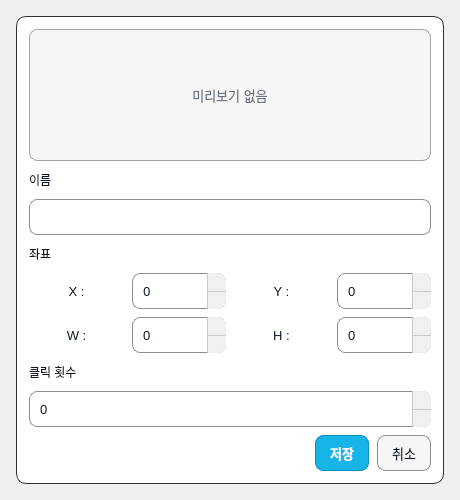
<?xml version="1.0" encoding="UTF-8"?>
<ui version="4.0">
 <class>ItemEditDialog</class>
 <widget class="QDialog" name="ItemEditDialog">
  <property name="geometry">
   <rect>
    <x>0</x>
    <y>0</y>
    <width>460</width>
    <height>500</height>
   </rect>
  </property>
  <property name="minimumSize">
   <size>
    <width>460</width>
    <height>460</height>
   </size>
  </property>
  <property name="windowTitle">
   <string>항목 수정</string>
  </property>
  <property name="styleSheet">
   <string notr="true">QDialog {
    background: #EFEFEF;
}
QFrame#card {
    background: #ffffff;
    border: 1px solid #2f2f2f;
    border-radius: 10px;
}
QLabel, QLineEdit, QSpinBox {
    color: #111827;
}
QLineEdit, QSpinBox {
    min-height: 34px;
    border-radius: 8px;
    border: 1px solid #8e8e8e;
    background: #ffffff;
    padding: 0 8px;
}
QPushButton {
    min-height: 34px;
    padding: 0 14px;
    border-radius: 8px;
    border: 1px solid #8e8e8e;
    background: #f5f5f5;
    color: #111827;
}
QPushButton:hover {
    background: #e9eef5;
    border-color: #7d8ea3;
}
QPushButton#button_save {
    background: #17b4e7;
    border-color: #0d8fbc;
    color: white;
    font-weight: 700;
}
QPushButton#button_save:hover {
    background: #0ea5e9;
    border-color: #0284c7;
}
QLabel#preview_label {
    background: #f6f6f6;
    border: 1px solid #a4a4a4;
    border-radius: 8px;
    color: #6b7280;
}
QSpinBox::up-button {
    subcontrol-origin: border;
    subcontrol-position: top right;
    width: 18px;
    background: #f0f0f0;
    border-left: 1px solid #c9c9c9;
    border-top-right-radius: 8px;
}
QSpinBox::down-button {
    subcontrol-origin: border;
    subcontrol-position: bottom right;
    width: 18px;
    background: #f0f0f0;
    border-left: 1px solid #c9c9c9;
    border-top: 1px solid #c9c9c9;
    border-bottom-right-radius: 8px;
}
QSpinBox::up-button:hover, QSpinBox::down-button:hover {
    background: #e2e8f0;
}
QSpinBox::up-arrow {
    image: url(ui/chevron-up.svg);
    width: 10px;
    height: 10px;
}
QSpinBox::down-arrow {
    image: url(ui/chevron-down.svg);
    width: 10px;
    height: 10px;
}</string>
  </property>
  <layout class="QVBoxLayout" name="rootLayout">
   <property name="leftMargin">
    <number>16</number>
   </property>
   <property name="topMargin">
    <number>16</number>
   </property>
   <property name="rightMargin">
    <number>16</number>
   </property>
   <property name="bottomMargin">
    <number>16</number>
   </property>
   <item>
    <widget class="QFrame" name="card">
     <layout class="QVBoxLayout" name="cardLayout">
      <property name="spacing">
       <number>8</number>
      </property>
      <property name="leftMargin">
       <number>12</number>
      </property>
      <property name="topMargin">
       <number>12</number>
      </property>
      <property name="rightMargin">
       <number>12</number>
      </property>
      <property name="bottomMargin">
       <number>12</number>
      </property>
      <item>
       <widget class="QLabel" name="preview_label">
       <property name="minimumSize">
        <size>
         <width>0</width>
          <height>132</height>
        </size>
       </property>
       <property name="maximumSize">
        <size>
         <width>16777215</width>
         <height>132</height>
        </size>
       </property>
        <property name="font">
         <font>
          <pointsize>10</pointsize>
         </font>
        </property>
        <property name="text">
         <string>미리보기 없음</string>
        </property>
        <property name="alignment">
         <set>Qt::AlignmentFlag::AlignCenter</set>
        </property>
       </widget>
      </item>
      <item>
       <widget class="QLabel" name="name_label">
        <property name="text">
         <string>이름</string>
        </property>
       </widget>
      </item>
      <item>
       <widget class="QLineEdit" name="line_name">
        <property name="minimumSize">
         <size>
          <width>0</width>
          <height>34</height>
         </size>
        </property>
        <property name="font">
         <font>
          <pointsize>10</pointsize>
         </font>
        </property>
       </widget>
      </item>
      <item>
       <widget class="QLabel" name="coord_title">
        <property name="text">
         <string>좌표</string>
        </property>
       </widget>
      </item>
      <item>
       <layout class="QGridLayout" name="coord_grid">
        <property name="spacing">
         <number>8</number>
        </property>
        <item row="0" column="0">
         <widget class="QLabel" name="label_x">
          <property name="sizePolicy">
           <sizepolicy hsizetype="Preferred" vsizetype="Preferred">
            <horstretch>0</horstretch>
            <verstretch>0</verstretch>
           </sizepolicy>
          </property>
          <property name="font">
           <font>
            <pointsize>10</pointsize>
           </font>
          </property>
          <property name="text">
           <string>X :</string>
          </property>
          <property name="alignment">
           <set>Qt::AlignmentFlag::AlignCenter</set>
          </property>
         </widget>
        </item>
        <item row="0" column="1">
         <widget class="QSpinBox" name="spin_x">
          <property name="sizePolicy">
           <sizepolicy hsizetype="Preferred" vsizetype="Fixed">
            <horstretch>0</horstretch>
            <verstretch>0</verstretch>
           </sizepolicy>
          </property>
          <property name="minimumSize">
           <size>
            <width>88</width>
            <height>34</height>
           </size>
          </property>
          <property name="maximumSize">
           <size>
            <width>96</width>
            <height>16777215</height>
           </size>
          </property>
          <property name="font">
           <font>
            <family>맑은 고딕</family>
            <pointsize>10</pointsize>
            <italic>false</italic>
            <bold>false</bold>
           </font>
          </property>
         </widget>
        </item>
        <item row="0" column="2">
         <widget class="QLabel" name="label_y">
          <property name="font">
           <font>
            <pointsize>10</pointsize>
           </font>
          </property>
          <property name="text">
           <string>Y :</string>
          </property>
          <property name="alignment">
           <set>Qt::AlignmentFlag::AlignCenter</set>
          </property>
         </widget>
        </item>
        <item row="0" column="3">
         <widget class="QSpinBox" name="spin_y">
          <property name="sizePolicy">
           <sizepolicy hsizetype="Preferred" vsizetype="Fixed">
            <horstretch>0</horstretch>
            <verstretch>0</verstretch>
           </sizepolicy>
          </property>
          <property name="minimumSize">
           <size>
            <width>88</width>
            <height>34</height>
           </size>
          </property>
          <property name="maximumSize">
           <size>
            <width>96</width>
            <height>16777215</height>
           </size>
          </property>
          <property name="font">
           <font>
            <pointsize>10</pointsize>
           </font>
          </property>
         </widget>
        </item>
        <item row="1" column="0">
         <widget class="QLabel" name="label_w">
          <property name="font">
           <font>
            <pointsize>10</pointsize>
           </font>
          </property>
          <property name="text">
           <string>W :</string>
          </property>
          <property name="alignment">
           <set>Qt::AlignmentFlag::AlignCenter</set>
          </property>
         </widget>
        </item>
        <item row="1" column="1">
         <widget class="QSpinBox" name="spin_w">
          <property name="sizePolicy">
           <sizepolicy hsizetype="Preferred" vsizetype="Fixed">
            <horstretch>0</horstretch>
            <verstretch>0</verstretch>
           </sizepolicy>
          </property>
          <property name="minimumSize">
           <size>
            <width>88</width>
            <height>34</height>
           </size>
          </property>
          <property name="maximumSize">
           <size>
            <width>96</width>
            <height>16777215</height>
           </size>
          </property>
          <property name="font">
           <font>
            <pointsize>10</pointsize>
           </font>
          </property>
         </widget>
        </item>
        <item row="1" column="2">
         <widget class="QLabel" name="label_h">
          <property name="font">
           <font>
            <pointsize>10</pointsize>
           </font>
          </property>
          <property name="text">
           <string>H :</string>
          </property>
          <property name="alignment">
           <set>Qt::AlignmentFlag::AlignCenter</set>
          </property>
         </widget>
        </item>
        <item row="1" column="3">
         <widget class="QSpinBox" name="spin_h">
          <property name="sizePolicy">
           <sizepolicy hsizetype="Preferred" vsizetype="Fixed">
            <horstretch>0</horstretch>
            <verstretch>0</verstretch>
           </sizepolicy>
          </property>
          <property name="minimumSize">
           <size>
            <width>88</width>
            <height>34</height>
           </size>
          </property>
          <property name="maximumSize">
           <size>
            <width>96</width>
            <height>16777215</height>
           </size>
          </property>
          <property name="font">
           <font>
            <pointsize>10</pointsize>
           </font>
          </property>
         </widget>
        </item>
       </layout>
      </item>
      <item>
       <widget class="QLabel" name="clicks_label">
        <property name="text">
         <string>클릭 횟수</string>
        </property>
       </widget>
      </item>
      <item>
       <widget class="QSpinBox" name="spin_clicks">
        <property name="font">
         <font>
          <pointsize>10</pointsize>
         </font>
        </property>
        <property name="styleSheet">
         <string notr="true"/>
        </property>
        <property name="maximum">
         <number>10</number>
        </property>
       </widget>
      </item>
      <item>
       <layout class="QHBoxLayout" name="footerLayout">
        <item>
         <spacer name="footerSpacer">
          <property name="orientation">
           <enum>Qt::Orientation::Horizontal</enum>
          </property>
          <property name="sizeHint" stdset="0">
           <size>
            <width>40</width>
            <height>20</height>
           </size>
          </property>
         </spacer>
        </item>
        <item>
         <widget class="QPushButton" name="button_save">
          <property name="font">
           <font>
            <pointsize>10</pointsize>
            <bold>true</bold>
           </font>
          </property>
          <property name="text">
           <string>저장</string>
          </property>
         </widget>
        </item>
        <item>
         <widget class="QPushButton" name="button_cancel">
          <property name="font">
           <font>
            <pointsize>10</pointsize>
           </font>
          </property>
          <property name="text">
           <string>취소</string>
          </property>
         </widget>
        </item>
       </layout>
      </item>
     </layout>
    </widget>
   </item>
  </layout>
 </widget>
 <resources/>
 <connections/>
</ui>
